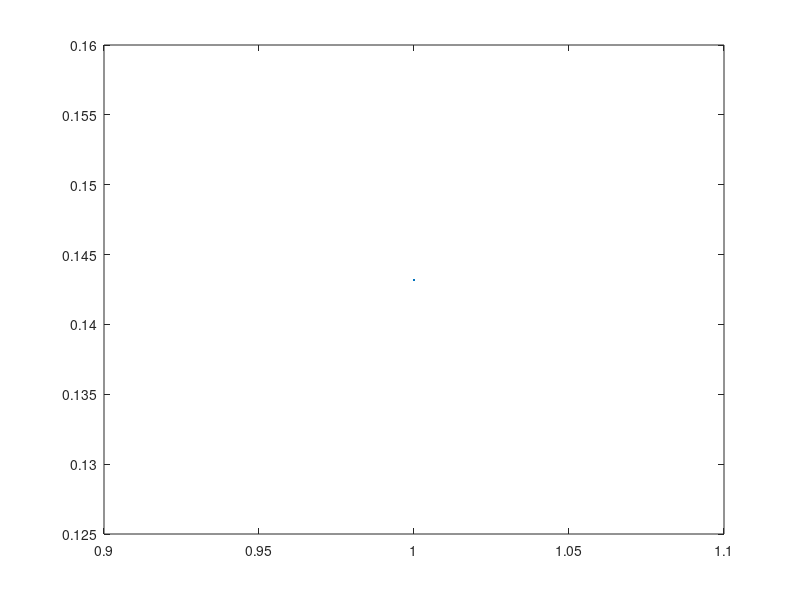

Write the MATLAB code that produced this figure.
y = @(x) (x^3)-(23*x^2)+(142*x)-120;
y1= @(x) (3*x^2)-(46*x)+142;
guess = input("Enter guess: " );
max_iterations = input("Enter max iterations: " );
tolerance = input("Enter tolerance: " );

iterations = 0;
errors = [];

while iterations < max_iterations
    iterations = iterations + 1;

    x2=guess-(y(guess)/y1(guess));

    if iterations > 1
        relative_error = abs(x2 - guess) / x2;
        errors = [errors, relative_error];
        if relative_error < tolerance
          root = x2;
          break;
        endif
    endif

    guess=x2;
endwhile
fprintf("No of iterations: %d \n",iterations);
fprintf("Root: %d \n",root);
plot([1:1:length(errors)],errors);